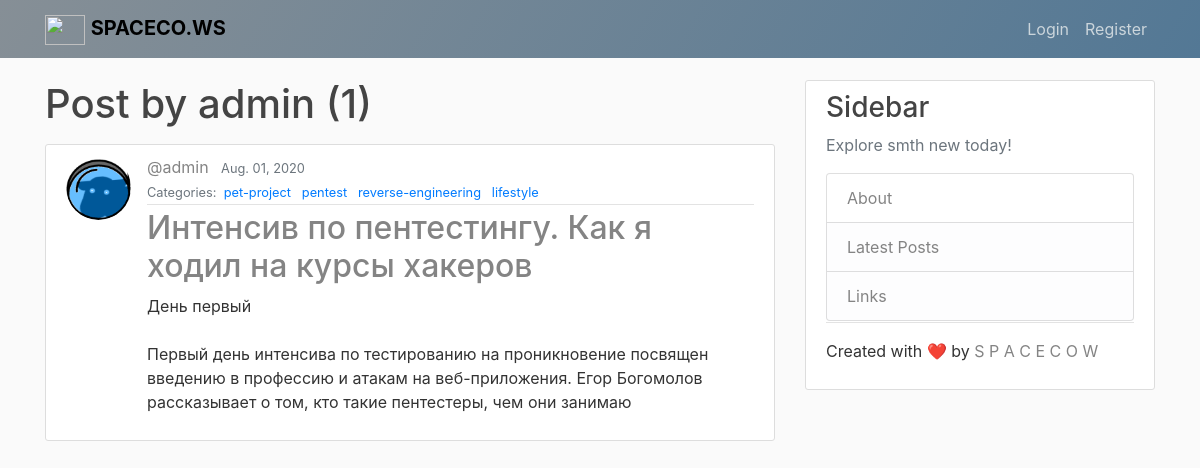
Screenshot of /user/admin with the database file from the repository.
### blog/models.py (models this page shows, shortened)
class Post(models.Model):
    title = models.CharField(max_length=200, db_index=True)
    content = models.TextField()
    date_posted = models.DateTimeField(default=timezone.now)
    author = models.ForeignKey(User, on_delete=models.CASCADE)
    categories = models.ManyToManyField('Category', related_name='posts')
    image = models.ImageField(upload_to='images/', default="images/None/no-img.jpg")
    slug= models.SlugField(max_length=500, unique=True, null=True, blank=True, db_index=True)

class Category(models.Model):
    name = models.CharField(max_length=20)

### users/models.py (models this page shows, shortened)
class Profile(models.Model):
    user = models.OneToOneField(User, on_delete=models.CASCADE)
    image = models.ImageField(default='default.png', upload_to='profile_pics')

### blog/views.py (the view)
# urls.py: path("user/<str:username>", UserPostListView.as_view(), name='user-posts'),
class UserPostListView(ListView):
    model = Post
    template_name = 'blog/user_posts.html'
    context_object_name = 'posts'
    ordering = ['-date_posted']
    paginate_by = 5
    def get_queryset(self):
        user = get_object_or_404(User, username=self.kwargs.get('username'))
        return Post.objects.filter(author=user).order_by('-date_posted')

### blog/templates/blog/user_posts.html
{% extends 'blog/base.html' %}
{% block content %}
  <h1 class='mb-3'>Post by {{ view.kwargs.username }} ({{ page_obj.paginator.count }})</h1>
  {% for post in posts %}
    <article class="media content-section">
      <img class="rounded-circle article-img" src="{{ post.author.profile.image.url }}" alt="">
      <div class="media-body">
        <div class="article-metadata">
          <a class="mr-2 author_title" href="{% url 'user-posts' post.author.username %}">@{{ post.author }}</a>
          <small class="text-muted">{{ post.date_posted|date:"N d, Y" }}</small>
          <div>
            <small class="text-muted">
              Categories:&nbsp;
              {% for category in post.categories.all %}
              <a href="{% url 'blog_category' category.name %}">
                {{ category.name }}
              </a>&nbsp;
              {% endfor %}
            </small>
          </div>
        </div>
        <h2><a class="article-title" href="{% url 'post-detail' post.slug %}">{{ post.title }}</a></h2>
        <p class="article-content">{{ post.content|slice:200 }}</p>
      </div>
    </article>
    {% endfor %}
{% endblock content %}

### blog/static/blog/main.css (style rules this page uses)
body { background: #fafafa; color: #333333; margin-top: 5rem; }
h1, h2, h3, h4, h5, h6 { color: #444444; }
.content-section { background: #ffffff; padding: 10px 20px; border: 1px solid #dddddd; border-radius: 3px; margin-bottom: 20px; }
.article-title { color: #848484; }
.article-content { white-space: pre-line; }
.article-img { height: 65px; width: 65px; margin-right: 16px; }
.author_title { color: #848484; }
.article-metadata { padding-bottom: 1px; margin-bottom: 4px; border-bottom: 1px solid #e3e3e3; color: #000000; }

### rows the page displays
Post: author.profile.image (placeholder picture), author "admin", date_posted "Aug. 01, 2020", title "Интенсив по пентестингу. Как я ходил на курсы хакеров", content "День первый Первый день интенсива по тестированию на проникновение посвящен введению в профессию и атакам на веб-приложения. Егор Богомолов рассказывает о том, кто такие пентестеры, чем они занимаю"
Category: name "pet-project"
Category: name "pentest"
Category: name "reverse-engineering"
Category: name "lifestyle"

### other values shown
{{ view.kwargs.username }} "admin"
{{ page_obj.paginator.count }} "1"
